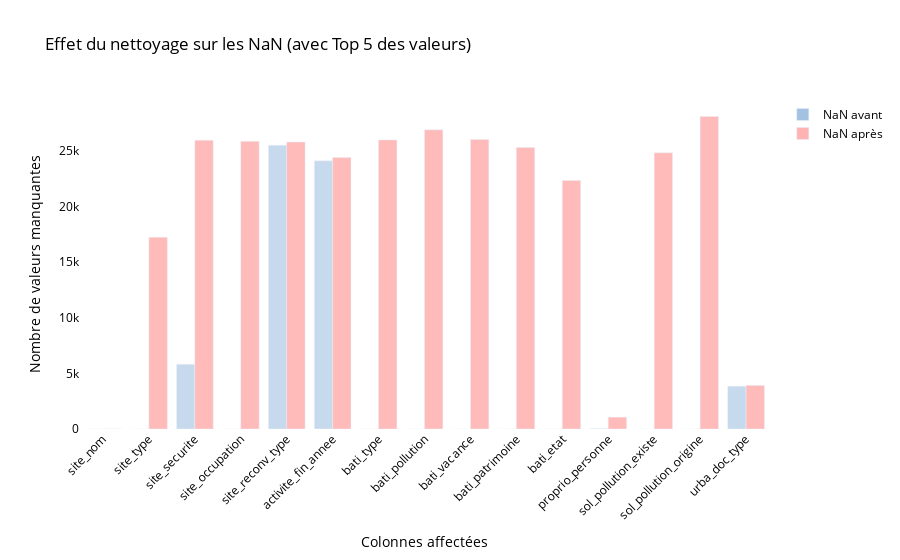

Write notebook code for a chart like this one.
### Code cell
fig = go.Figure()

fig.add_trace(go.Bar(
    x=cols_affectees,
    y=na_avant_filtered,
    name='NaN avant',
    hovertext=hover_texts,
    hoverinfo='text',
    marker=dict(color='#A3C1E1', opacity=0.6)  # bleu pastel
))

fig.add_trace(go.Bar(
    x=cols_affectees,
    y=na_apres_filtered,
    name='NaN après',
    hovertext=hover_texts,
    hoverinfo='text',
    marker=dict(color='#FFB3B3', opacity=0.9)  # rose pastel
))

fig.update_layout(
    title="Effet du nettoyage sur les NaN (avec Top 5 des valeurs)",
    xaxis_title="Colonnes affectées",
    yaxis_title="Nombre de valeurs manquantes",
    barmode='group',
    xaxis_tickangle=-45,
    height=600,
    plot_bgcolor='white',
    paper_bgcolor='white',
    font=dict(color='black')
)

### Figure 1 — Plotly figure (JSON) as saved in the notebook; plotly's stock layout.template omitted (floating-point values rounded to 4 significant figures)
{"data": [{"hoverinfo": "text", "hovertext": ["<b>site_nom</b><br>NaN avant : 0<br>NaN après : 5<br><br><b>Top valeurs :</b><br>Décharge : 415<br>Garage : 147<br>Propriétaire privé : 114<br>Station service : 105<br>Station-service : 99", "<b>site_type</b><br>NaN avant : 0<br>NaN après : 17229<br><br><b>Top valeurs :</b><br>inconnu : 16005<br>friche d'habitat : 3982<br>friche industrielle : 2618<br>autre : 1224<br>friche commerciale : 1196", "<b>site_securite</b><br>NaN avant : 5822<br>NaN après : 25954<br><br><b>Top valeurs :</b><br>inconnu : 20132<br>évacuation des produits dangereux et déchets présents sur le site : 2144<br>sans objet : 12<br>interdictions ou limitations d'accès au site : 4<br>mesures de gestion de pollution ou restrictions temporaires : 1", "<b>site_occupation</b><br>NaN avant : 0<br>NaN après : 25850<br><br><b>Top valeurs :</b><br>inconnu : 25850<br>friche d'habitat : 1608<br>friche commerciale : 284<br>totalement inoccupé : 89<br>friche industrielle : 83", "<b>site_reconv_type</b><br>NaN avant : 25503<br>NaN après : 25784<br><br><b>Top valeurs :</b><br>habitat : 1100<br>mixte : 351<br>autres activités économiques : 328<br>inconnu : 225<br>équipement public : 215", "<b>activite_fin_annee</b><br>NaN avant : 24109<br>NaN après : 24389<br><br><b>Top valeurs :</b><br>2010 : 315<br>inconnu : 280<br>2022 : 275<br>2015 : 265<br>2021 : 256", "<b>bati_type</b><br>NaN avant : 0<br>NaN après : 25979<br><br><b>Top valeurs :</b><br>inconnu : 25979<br>résidentiel : 1677<br>commercial : 280<br>industriel : 96<br>secteur tertiaire : 63", "<b>bati_pollution</b><br>NaN avant : 0<br>NaN après : 26883<br><br><b>Top valeurs :</b><br>inconnu : 26753<br>amiante : 1210<br>autre : 130<br>plomb : 22", "<b>bati_vacance</b><br>NaN avant : 0<br>NaN après : 26007<br><br><b>Top valeurs :</b><br>inconnu : 26007<br>vacant : 1700<br>occupé : 365<br>partiellement occupé : 42<br>partiellement inoccupé : 1", "<b>bati_patrimoine</b><br>NaN avant : 0<br>NaN après : 25297<br><br><b>Top valeurs :</b><br>inconnu : 25297<br>aucun : 2581<br>présence d'un bâtiment d'intérêt : 203<br>présence d'un bâtiment classé : 33<br>présence d'un bâtiment inscrit : 1", "<b>bati_etat</b><br>NaN avant : 0<br>NaN après : 22335<br><br><b>Top valeurs :</b><br>inconnu : 22325<br>dégradation moyenne : 2878<br>dégradation inexistante ou faible : 1421<br>dégradation très importante : 1303<br>sans objet : 169", "<b>proprio_personne</b><br>NaN avant : 48<br>NaN après : 1064<br><br><b>Top valeurs :</b><br>personne morale : 16614<br>personne physique : 10437<br>autre : 998<br>inconnu : 18", "<b>sol_pollution_existe</b><br>NaN avant : 0<br>NaN après : 24816<br><br><b>Top valeurs :</b><br>inconnu : 24816<br>pollution supposée : 1523<br>pollution peu probable : 846<br>pollution inexistante : 485<br>pollution avérée : 436", "<b>sol_pollution_origine</b><br>NaN avant : 0<br>NaN après : 28085<br><br><b>Top valeurs :</b><br>inconnu : 28085<br>pollution due au fonctionnement de l'installation : 17<br>origine accidentelle (transport, transbordement, manipulation,...) : 7<br>dépôt de déchets, stockages de produits : 6", "<b>urba_doc_type</b><br>NaN avant : 3851<br>NaN après : 3918<br><br><b>Top valeurs :</b><br>PLU : 12694<br>PLUI : 10367<br>CC : 1073<br>autre : 67<br>PSMV : 63"], "marker": {"color": "#A3C1E1", "opacity": 0.6}, "name": "NaN avant", "type": "bar", "x": ["site_nom", "site_type", "site_securite", "site_occupation", "site_reconv_type", "activite_fin_annee", "bati_type", "bati_pollution", "bati_vacance", "bati_patrimoine", "bati_etat", "proprio_personne", "sol_pollution_existe", "sol_pollution_origine", "urba_doc_type"], "y": [0, 0, 5822, 0, 25503, 24109, 0, 0, 0, 0, 0, 48, 0, 0, 3851]}, {"hoverinfo": "text", "hovertext": ["<b>site_nom</b><br>NaN avant : 0<br>NaN après : 5<br><br><b>Top valeurs :</b><br>Décharge : 415<br>Garage : 147<br>Propriétaire privé : 114<br>Station service : 105<br>Station-service : 99", "<b>site_type</b><br>NaN avant : 0<br>NaN après : 17229<br><br><b>Top valeurs :</b><br>inconnu : 16005<br>friche d'habitat : 3982<br>friche industrielle : 2618<br>autre : 1224<br>friche commerciale : 1196", "<b>site_securite</b><br>NaN avant : 5822<br>NaN après : 25954<br><br><b>Top valeurs :</b><br>inconnu : 20132<br>évacuation des produits dangereux et déchets présents sur le site : 2144<br>sans objet : 12<br>interdictions ou limitations d'accès au site : 4<br>mesures de gestion de pollution ou restrictions temporaires : 1", "<b>site_occupation</b><br>NaN avant : 0<br>NaN après : 25850<br><br><b>Top valeurs :</b><br>inconnu : 25850<br>friche d'habitat : 1608<br>friche commerciale : 284<br>totalement inoccupé : 89<br>friche industrielle : 83", "<b>site_reconv_type</b><br>NaN avant : 25503<br>NaN après : 25784<br><br><b>Top valeurs :</b><br>habitat : 1100<br>mixte : 351<br>autres activités économiques : 328<br>inconnu : 225<br>équipement public : 215", "<b>activite_fin_annee</b><br>NaN avant : 24109<br>NaN après : 24389<br><br><b>Top valeurs :</b><br>2010 : 315<br>inconnu : 280<br>2022 : 275<br>2015 : 265<br>2021 : 256", "<b>bati_type</b><br>NaN avant : 0<br>NaN après : 25979<br><br><b>Top valeurs :</b><br>inconnu : 25979<br>résidentiel : 1677<br>commercial : 280<br>industriel : 96<br>secteur tertiaire : 63", "<b>bati_pollution</b><br>NaN avant : 0<br>NaN après : 26883<br><br><b>Top valeurs :</b><br>inconnu : 26753<br>amiante : 1210<br>autre : 130<br>plomb : 22", "<b>bati_vacance</b><br>NaN avant : 0<br>NaN après : 26007<br><br><b>Top valeurs :</b><br>inconnu : 26007<br>vacant : 1700<br>occupé : 365<br>partiellement occupé : 42<br>partiellement inoccupé : 1", "<b>bati_patrimoine</b><br>NaN avant : 0<br>NaN après : 25297<br><br><b>Top valeurs :</b><br>inconnu : 25297<br>aucun : 2581<br>présence d'un bâtiment d'intérêt : 203<br>présence d'un bâtiment classé : 33<br>présence d'un bâtiment inscrit : 1", "<b>bati_etat</b><br>NaN avant : 0<br>NaN après : 22335<br><br><b>Top valeurs :</b><br>inconnu : 22325<br>dégradation moyenne : 2878<br>dégradation inexistante ou faible : 1421<br>dégradation très importante : 1303<br>sans objet : 169", "<b>proprio_personne</b><br>NaN avant : 48<br>NaN après : 1064<br><br><b>Top valeurs :</b><br>personne morale : 16614<br>personne physique : 10437<br>autre : 998<br>inconnu : 18", "<b>sol_pollution_existe</b><br>NaN avant : 0<br>NaN après : 24816<br><br><b>Top valeurs :</b><br>inconnu : 24816<br>pollution supposée : 1523<br>pollution peu probable : 846<br>pollution inexistante : 485<br>pollution avérée : 436", "<b>sol_pollution_origine</b><br>NaN avant : 0<br>NaN après : 28085<br><br><b>Top valeurs :</b><br>inconnu : 28085<br>pollution due au fonctionnement de l'installation : 17<br>origine accidentelle (transport, transbordement, manipulation,...) : 7<br>dépôt de déchets, stockages de produits : 6", "<b>urba_doc_type</b><br>NaN avant : 3851<br>NaN après : 3918<br><br><b>Top valeurs :</b><br>PLU : 12694<br>PLUI : 10367<br>CC : 1073<br>autre : 67<br>PSMV : 63"], "marker": {"color": "#FFB3B3", "opacity": 0.9}, "name": "NaN après", "type": "bar", "x": ["site_nom", "site_type", "site_securite", "site_occupation", "site_reconv_type", "activite_fin_annee", "bati_type", "bati_pollution", "bati_vacance", "bati_patrimoine", "bati_etat", "proprio_personne", "sol_pollution_existe", "sol_pollution_origine", "urba_doc_type"], "y": [5, 17229, 25954, 25850, 25784, 24389, 25979, 26883, 26007, 25297, 22335, 1064, 24816, 28085, 3918]}], "layout": {"autosize": true, "barmode": "group", "font": {"color": "black"}, "paper_bgcolor": "white", "plot_bgcolor": "white", "title": {"text": "Effet du nettoyage sur les NaN (avec Top 5 des valeurs)"}, "xaxis": {"autorange": true, "range": [-0.5, 14.5], "tickangle": -45, "title": {"text": "Colonnes affectées"}, "type": "category"}, "yaxis": {"autorange": true, "range": [0, 29560.0], "title": {"text": "Nombre de valeurs manquantes"}, "type": "linear"}}}
